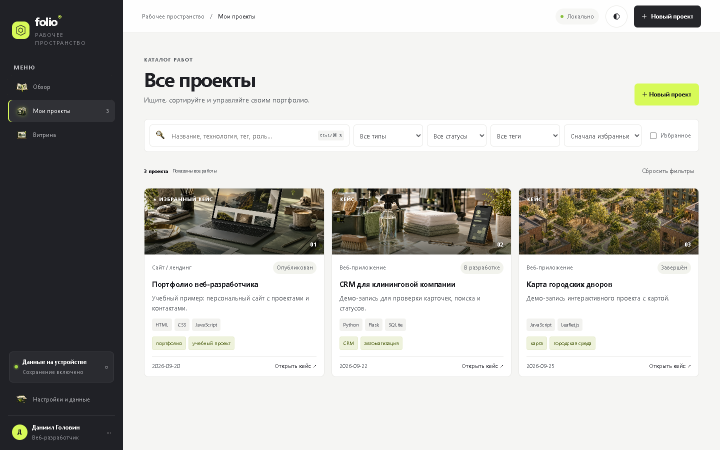
#> input picture 04_QA_доказательства/web-a11y-v43-projects-desktop.png, 1440 x 900 px, given in place of web-a11y-v43-dashboard-desktop.png, which was not available (shown at 1/2 size)
$ python make_web_a11y_v43_contact_sheets.py
#> lines starting #> are read from the running program, lines starting #| are printed output that depends on the picture
from pathlib import Path
from PIL import Image, ImageDraw
qa = Path(__file__).resolve().parent
labels = ['dashboard', 'projects', 'showcase', 'settings', 'detail', 'form']
for device, size, cols, rows in [('desktop',(480,320),3,2),('mobile',(210,390),3,2)]:
    card_w, card_h = size
    sheet = Image.new('RGB',(card_w*cols,card_h*rows),'#dfe4e8')
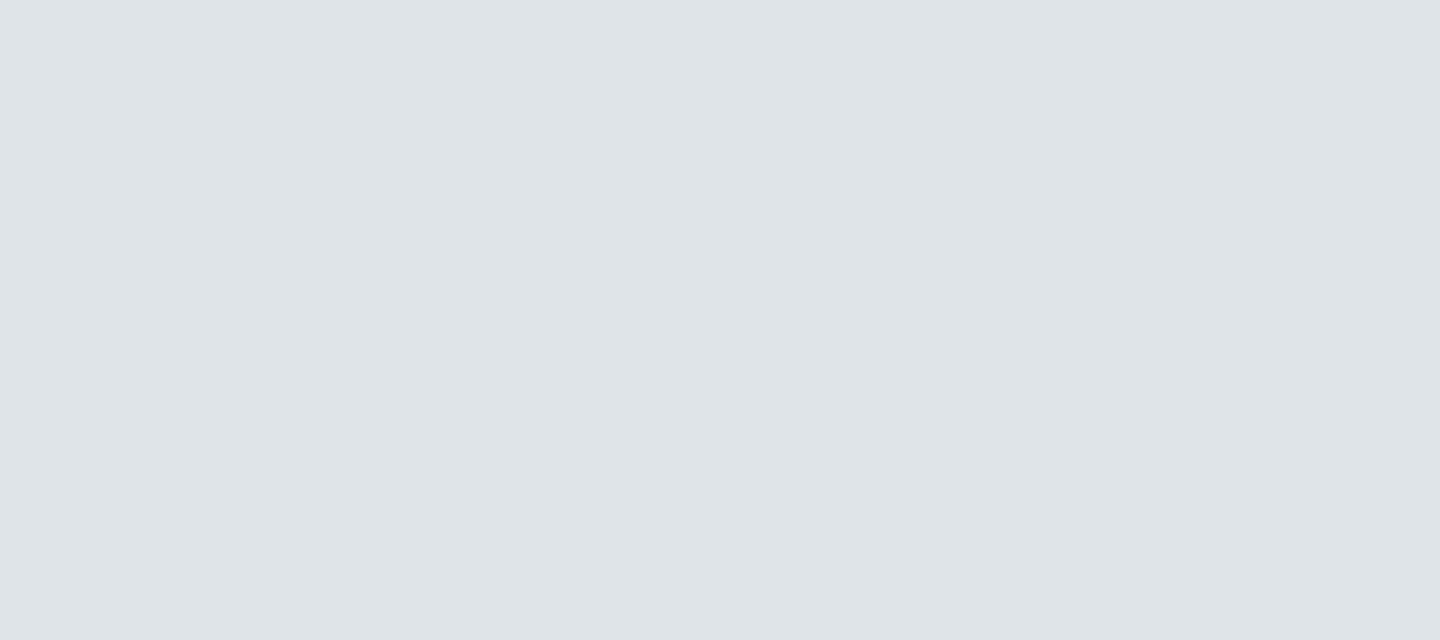
#> sheet: PIL image 1440x640 RGB; mean R, G, B 223, 228, 232
    for i,label in enumerate(labels):
        path = qa/f'web-a11y-v43-{label}-{device}.png'
        image = Image.open(path).convert('RGB')
#> image is the input picture: PIL image 1440x900 RGB; mean R, G, B 192.6, 192.1, 188.7
        image.thumbnail((card_w-16,card_h-34))
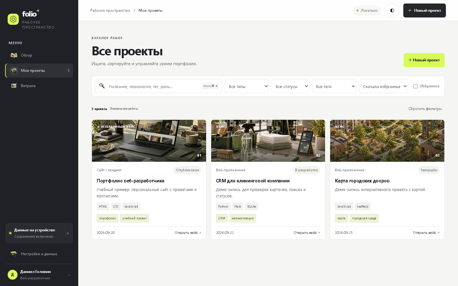
#> image: PIL image 458x286 RGB; mean R, G, B 192.5, 192, 188.6
        card = Image.new('RGB',(card_w,card_h),'#f5f5f5')
#> card: PIL image 480x320 RGB; every value is 245
        card.paste(image,((card_w-image.width)//2,28))
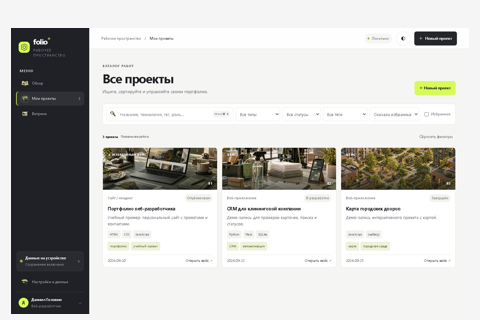
#> card: PIL image 480x320 RGB; mean R, G, B 200.3, 199.8, 196.9
        ImageDraw.Draw(card).text((10,8),f'{label} · {device}',fill='#192531')
        sheet.paste(card,((i%cols)*card_w,(i//cols)*card_h))
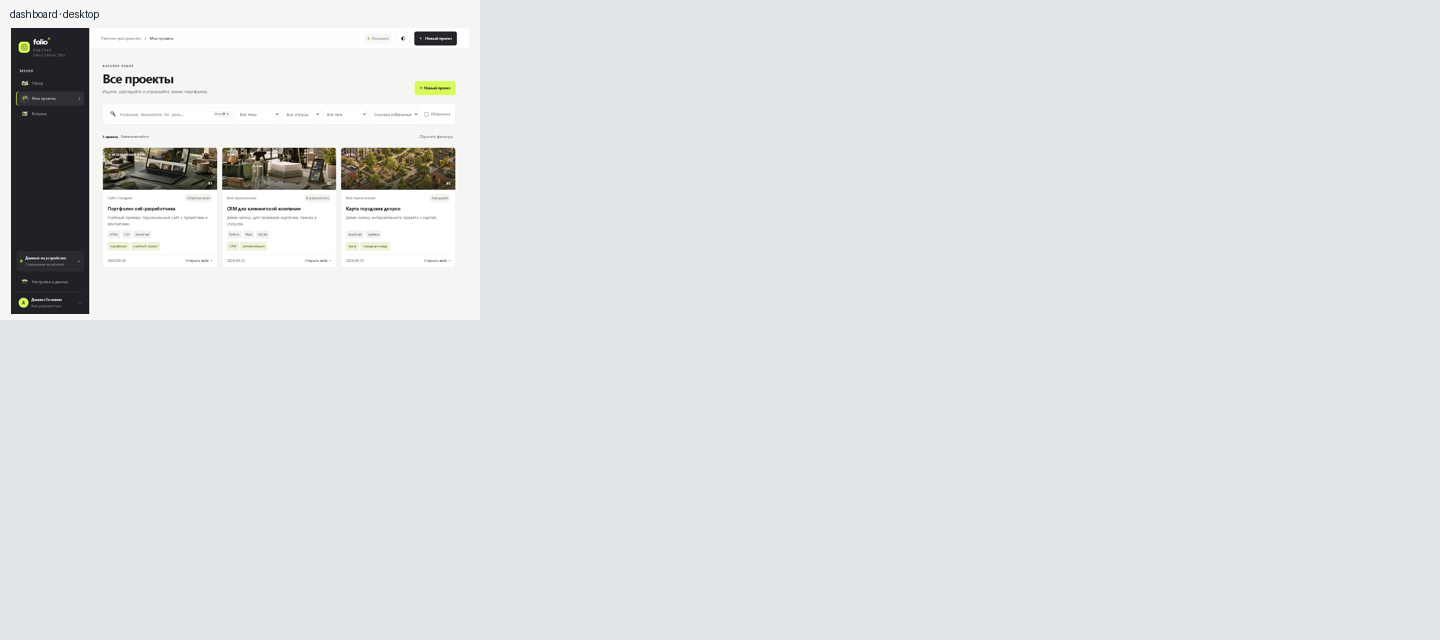
#> sheet: PIL image 1440x640 RGB; mean R, G, B 219.2, 223.3, 226.1
#> (the run stopped early here; a loop or call above may not have finished)
